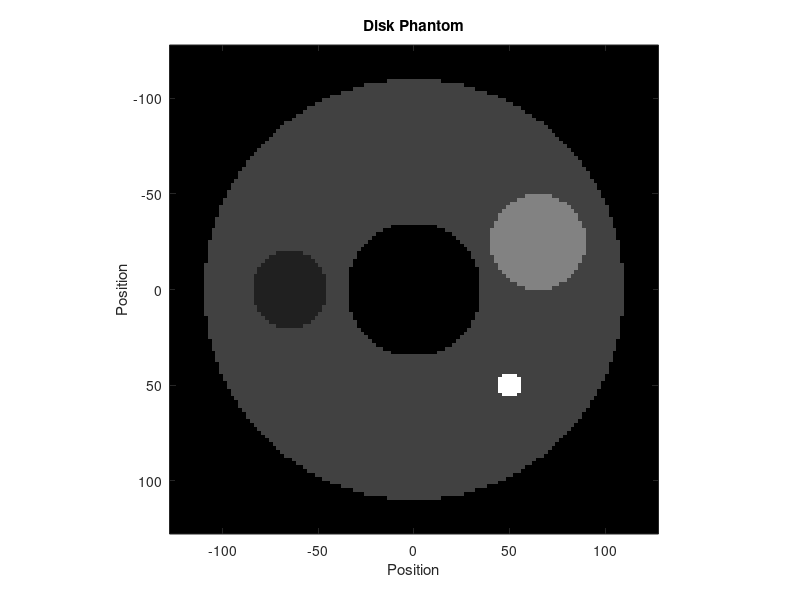
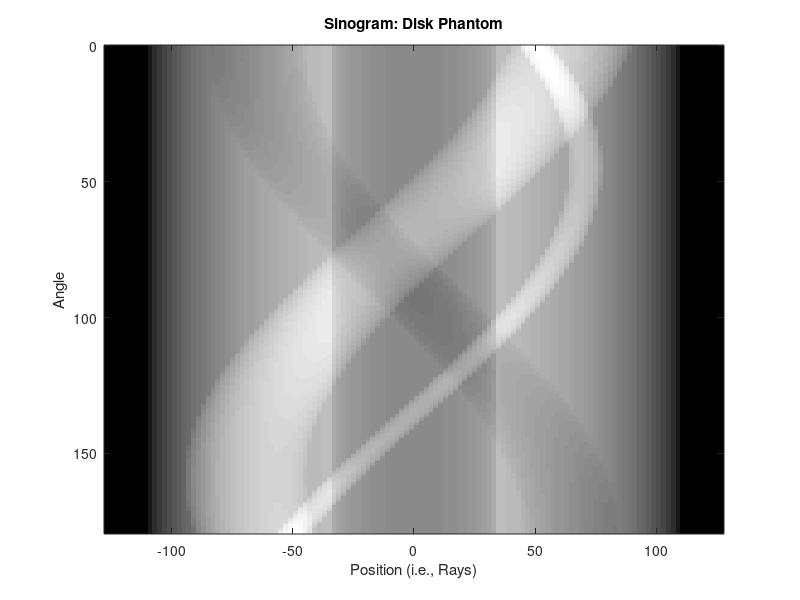
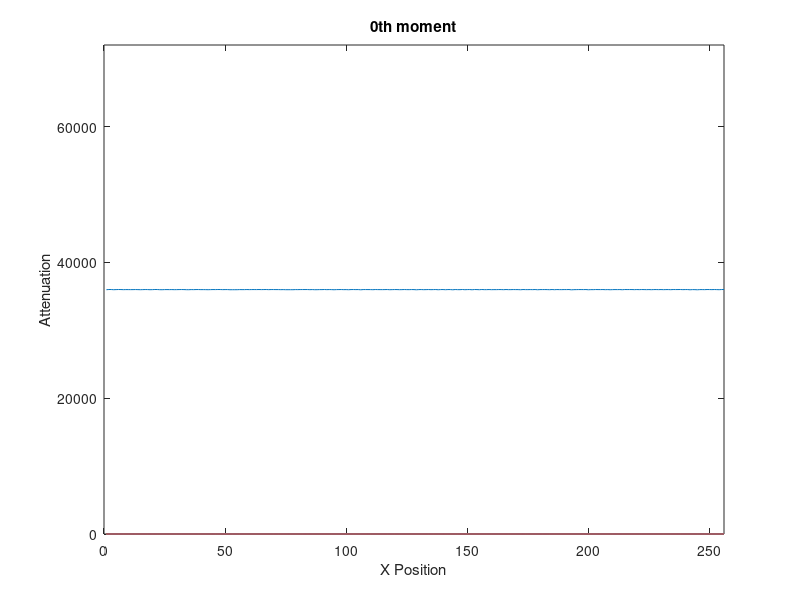
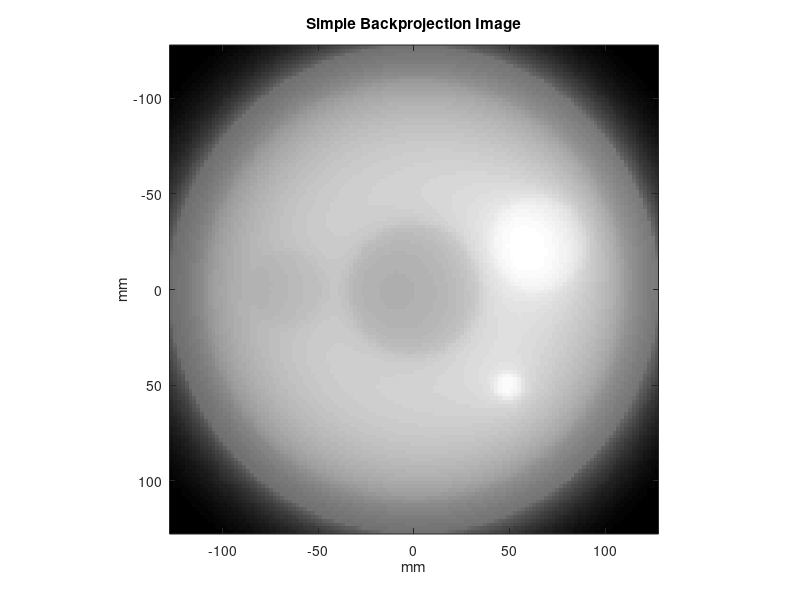

Reproduce these figures in MATLAB, in order.
%	Biomedical Imaging: CT project
%
%
%%%%%%%%%%%%%%%%%%%%%%%%%%%%%%%%%%%%%%%%%%%%%%%%%%%%%%%%%%%%%%%%%
%
%   CREATE DISK PHANTOM AND SINOGRAM
%
%%%%%%%%%%%%%%%%%%%%%%%%%%%%%%%%%%%%%%%%%%%%%%%%%%%%%%%%%%%%%%%%%
%
%   Parameters for the disk phantom are
%	        x-center, y-center, radius, attenuation coefficient
%   The data is stored in MATLAB variable "phantom"
%   The sinogram is stored in corresponding MATLAB variable named "sg1" 
%
clear all
circ = [  0   0 110  2; 
        -65   0  20  1; 
          0   0  35  0; 
         65 -25  25  4
         50  50  7   8];
%
%	Image parameters: number of pixels, size, etc.
%
nx = 128; ny = 128;
dx = 2;		                        % 2 mm / pixel
x = dx * ([1:nx]'-(nx+1)/2);
y = -dx * ([1:ny]'-(ny+1)/2);
xx = x(:,ones(1,nx));
yy = y(:,ones(1,ny))';
%
%	Generate data for disk phantom
%
  phantom = zeros(nx,ny);
  for ii=1:size(circ,1)
    cx = circ(ii,1); cy = circ(ii,2); rad = circ(ii,3); amp = circ(ii,4);
    t = find( ((xx-cx)/rad).^2 + ((yy-cy)/rad).^2 <= 1 );
    phantom(t) = amp * ones(size(t));
  end
%
% 	Image the phantom
%
 figure(1)
   imagesc(x, y, phantom')               % NOTE the transpose (') here and the x and y values
    colormap('gray')
    axis('square')
    title('Disk Phantom')
    xlabel('Position')
    ylabel('Position')
%
%	Geometry parameters
%
nr = 128;	dr = 2;		            % number of radial samples and ray spacing
na = nr*2;          	            % number of angular samples
r = dr * ([1:nr]'-(nr+1)/2);	    % radial sample positions
angle = [0:(na-1)]'/na * pi;	    % angular sample positions
%
%	Compute sinogram for the phantom
%
     rr = r(:,ones(1,na));
     sg1 = zeros(nr, na);
  for ii=1:size(circ,1)
    cx = circ(ii,1); cy = circ(ii,2); rad = circ(ii,3); amp = circ(ii,4);
    tau = cx * cos(angle) + cy * sin(angle);
    tau = tau(:,ones(1,nr))';
    t = find( (rr-tau).^2 <= rad.^2 );
    if ii > 1, amp = amp - circ(1,4); end	% small disks embedded
    sg1(t) = sg1(t)+amp*2*sqrt(rad^2-(rr(t)-tau(t)).^2);
  end

%Sinogram of the phantom

 figure(2)
   imagesc(r, angle/pi*180, sg1')   % NOTE the transpose (') here and
    colormap('gray')                 % the fact that angle is displayed in degrees
    title('Sinogram: Disk Phantom')
    xlabel('Position (i.e., Rays)')
    ylabel('Angle')
%
%
%	Let's make a common variable (sinogram) so that your code is not linked
%	to any specific sinogram - later you should be able to cut and paste
%	your code and reconstruct unknown object
%
sinogram = sg1;                         % disk phantom
%
%	Since different size sinograms are used
%
disp(sprintf('number of rays = %g', nr))
disp(sprintf('number of views = %g', na))
%
%
%%%%%%%%%%%%%%%%%%%%%%%%%%%%%%%%%%%%%%%%%%%%%%%%%%%%%%%%%%%%%%%%%
%			COMPUTE THE 0th MOMENT (a.k.a. AREA UNDER THE CURVE) 
%                AS A FUNCTION OF THE PROJECTION ANGLE
%%%%%%%%%%%%%%%%%%%%%%%%%%%%%%%%%%%%%%%%%%%%%%%%%%%%%%%%%%%%%%%%%
 disp('Computing 0th moment')
 
 projection=zeros(256);
 for ia=1:na
 projection1 =sinogram(:,ia);       %projection of all rows but single column -> gives dimension 128*1
 projection(ia) =sum(projection1'); %sum of all resulting attenuations stored as an array
 end
%
% Plot Oth moment of projections
%
figure(3)
   projection_max = max(projection(1:256));     %(1:256) had to be included for the max function to realise it as an array and not a vector
   plot(projection);
   axis([0,na,0,2*projection_max]);
   title('0th moment')
   xlabel('X Position')
   ylabel('Attenuation')
%%%%%%%%%%%%%%%%%%%%%%%%%%%%%%%%%%%%%%%%%%%%%%%%%%%%%%%%%%%%%%%%%
%
%   IMPLEMENT SIMPLE BACKPROJECTION, i.e. 
%                PRODUCE LAMINOGRAMS
%
%%%%%%%%%%%%%%%%%%%%%%%%%%%%%%%%%%%%%%%%%%%%%%%%%%%%%%%%%%%%%%%%%
%
 disp('Simple backprojection')
if 1~=exist('lamin')
 
  lamin = zeros(nx,ny);  
  for ia = 1:na
    disp(sprintf('angle %g of %g', ia, na));   
    projection_ia=sinogram(:,ia);   %each angle projection
    projection_smear=repmat (projection_ia,1,128);  %smear current angle in 128*128
   rot= imrotate(projection_smear', ia*180/256, 'bicubic','crop');  %256 projections correspond to 180 deg. Hence ia*180/256 for current projection angle
    lamin=lamin+rot;     %lamin needs to be 128*128 = so 1st arg in imrotate should be same dimension
  end
%
% Display Image
%
  figure(4)
  imagesc(x, y, lamin); colormap('gray'); axis('image')
  title('Simple Backprojection Image')
  xlabel('mm')  %x and y in imagesc gives us scalar limits in mm
  ylabel('mm')
end

%%%%%%%%%%%%%%%%%%%%%%%%%%%%%%%%%%%%%%%%%%%%%%%%%%%%%%%%%%%%%%%%%
%
%   FILTER PROJECTIONS 
%
%%%%%%%%%%%%%%%%%%%%%%%%%%%%%%%%%%%%%%%%%%%%%%%%%%%%%%%%%%%%%%%%%
%
  sinogramfiltered=fftshift(fft(sinogram));     %FFT, then FFTSHIFT to center low frequencies
  % filter the sinogram
  % making a Ram-Lak filter
a = length(sinogram);
freqs=linspace(-1, 1, a/2).';     %slope -1 till 128 and then +1 till 256
myFilter = abs(freqs);
myFilter = repmat(myFilter,1,256);  %to make sure sinogram and filter are of same dimensions

  sinogramfilt=abs(ifft(ifftshift(sinogramfiltered.*myFilter)));    % Multiply in F domain, then IFFSHIFT, then IFFT
%
% Plot Filtered Sinogram at Theta = 45 degrees
%
  figure(5)
     plot(r, sinogram(:,64)./max(sinogram(:,64)), '-',...           %45 degree = 64th projection (256*45/180)
       r, sinogramfilt(:,64)./max(sinogramfilt(:,64)),':');
  title('Filtered sinogram at 45 degrees');
  legend('original', 'filtered');
  xlabel('Position (i.e., Rays)');
  ylabel('Amplitude');

% Display 'Filtered Sinogram'

   figure(6)
   imagesc(r, angle/pi*180, sinogramfilt'); colormap('gray'); axis('image');
   title('Filtered sinogram')
   xlabel('Position (i.e., Rays)')
   ylabel('Angle (i.e., Views)')


%%%%%%%%%%%%%%%%%%%%%%%%%%%%%%%%%%%%%%%%%%%%%%%%%%%%%%%%%%%%%%%%%
%
%   BACKPROJECT THE FILTERED SINOGRAMS
%
%%%%%%%%%%%%%%%%%%%%%%%%%%%%%%%%%%%%%%%%%%%%%%%%%%%%%%%%%%%%%%%%%
 disp('part 2: Filtered backprojection')
if 1~=exist('bpf_recon')  % Just checking ... 
%  
  bpf_recon = zeros(nx,ny);
  
  for ia = 1:na
    disp(sprintf('angle %g of %g', ia, na));
    bpf_ia=sinogramfilt(:,ia);
    bpf_smear=repmat(bpf_ia,1,128);
    rot1= imrotate(bpf_smear', ia*180/256, 'bicubic','crop');   % rotating the projection
    bpf_recon=bpf_recon+rot1;
  end

%
% Display Reconstructed Image with Negative Values Set to Zero
%
  figure(7)
  imagesc(x, y, max(bpf_recon,0)); colormap('gray'); axis('image')  
  title('Filtered Backprojection Image')
  xlabel('Position')
  ylabel('Position')
 end
%
%%%%%%%%%%%%%%%%%%%%%%%%%%%%%%%%%%%%%%%%%%%%%%%%%%%%%%%%%%%%%%%%%
%
%   COMPARE TO MATLAB FUNCTIONS
%
%%%%%%%%%%%%%%%%%%%%%%%%%%%%%%%%%%%%%%%%%%%%%%%%%%%%%%%%%%%%%%%%%
%
%How to use radon and iradon using 2 different filters
%
theta=0:180;                    
[R,rad_angles]=radon(phantom,theta);    % as shown in radon help file

figure(8)
  imagesc(rad_angles,theta,R'); colormap('gray');  
  title('Sinogram Generated Using radon Function')
  xlabel('Position')
  ylabel('Angle')

  RamLak_filtered=iradon(R, theta, 'linear','Ram-Lak', 1.0, size(phantom,1));
  figure(9)
  imagesc(RamLak_filtered); colormap('gray');  
  title('Filtered Backprojection Using iradon Function and Ram-Lak Filter')
  xlabel('Position')
  ylabel('Position')

  Hamming_filtered=iradon(R, theta, 'linear','Hamming', 1.0, size(phantom,1));
  figure(10)
  imagesc(Hamming_filtered); colormap('gray');
  title('Filtered Backprojection Using iradon Function and Hamming Filter')
  xlabel('Position')
  ylabel('Position')

%%%%%%%%%%%%%%%%%%%%%%%%%%%%%%%%%%%%%%%%%%%%%%%%%%%%%%%%%%%%%%%%%
%
%   RECONSTRUCTION USING SUBSAMPLED SINOGRAM
%
%%%%%%%%%%%%%%%%%%%%%%%%%%%%%%%%%%%%%%%%%%%%%%%%%%%%%%%%%%%%%%%%%
%
%  Subsample the original sinogram by removing 7 out of 8 projections   
    sinogram8 = sinogram(:,1:8:end); 
%  Using the original Sinogram, reconstruct the image
   sinogram8_filtered=fftshift(fft(sinogram8));
   
   %Constructing Ram-Lak filter
   b = length(sinogram8);
freqs8=linspace(-1, 1, b).';        %Filter exists between 0:128 with two slopes touching in center
myFilter8 = abs(freqs8);
myFilter8 = repmat(myFilter8,1,32);  %Ram-Lak according to new dimensions   

   sinogramfilt8 =abs(ifft(ifftshift(sinogram8_filtered.*myFilter8)));
  bpf_recon8 = zeros(nx,ny);
  for ia = 1:na/8
    projection8=sinogramfilt8(:,ia);
    projection8_smear=repmat(projection8,1,128);
    rot2 = imrotate(projection8_smear', ia*180/32, 'bicubic', 'crop');      %angle in degrees calculated same way as before
    bpf_recon8 = bpf_recon8+rot2;
  end
%
% Display Reconstructed Image with Negative Values Set to Zero
%
  figure(11)
  imagesc(x, y, max(bpf_recon8,0)); colormap('gray'); axis('image')
  title('Subsampled Filtered Backprojection Image')
  xlabel('X Position')
  ylabel('Y Position')

% %%%%%%%%%%%%%%%%%%%%%%%%%%%%%%%%%%%%%%%%%%%%%%%%%%%%%%%%%%%%%%%%%
%
%   TEST WITH A MYSTERY OBJECT
%
%%%%%%%%%%%%%%%%%%%%%%%%%%%%%%%%%%%%%%%%%%%%%%%%%%%%%%%%%%%%%%%%%
%
%  MYSTERY SINOGRAM
clear all
%
load sinogram2_mystery; sinogram = sg2; 
%
%	We must redefine some of the parameters again
%
 dr=1;
 [nr, na] = size(sinogram);
 nx=nr; ny=nr; dx=dr;
 angle = [0:(na-1)]'/na * pi;
 r = dr * ([1:nr]'-(nr+1)/2);
    disp(sprintf('number of rays = %g', nr))
    disp(sprintf('number of views = %g', na))
%
x = dx * ([1:nx]'-(nx+1)/2);
y = -dx * ([1:ny]'-(ny+1)/2);
xx = x(:,ones(1,ny));
yy = y(:,ones(1,ny))';
%
% Display Sinogram
%
 figure(12)
  imagesc(r, angle/pi*180, sinogram'); colormap('gray'); axis('image')
  title('Sinogram of Mystery Object')
  xlabel('Angle')
  ylabel('Ray Positions')
  
%%%%%%%%%%%%%%%%%%%%%%%%%%%%%%%%%%%%%%%%%%%%%%%%%%%%%%%%%%%%%%%%%
%
%   IMPLEMENT SIMPLE BACKPROJECTION, i.e. 
%                PRODUCE LAMINOGRAMS
%
%%%%%%%%%%%%%%%%%%%%%%%%%%%%%%%%%%%%%%%%%%%%%%%%%%%%%%%%%%%%%%%%%
%
   
  lamin = zeros(nx,ny);  
  for ia = 1:na
    projection_ia=sinogram(:,ia);
    projection_smear=repmat (projection_ia,1,301);
   rot= imrotate(projection_smear, ia*180/180, 'bicubic','crop');  %No. of Angular positions are 180 here
    lamin=lamin+rot;
  end

%
% Display Image
%
  figure(13)
  imagesc(x, y, lamin'); colormap('gray'); axis('image')
  title('Simple Backprojection Image of Mystery Object')
  xlabel('mm')
  ylabel('mm')

%%%%%%%%%%%%%%%%%%%%%%%%%%%%%%%%%%%%%%%%%%%%%%%%%%%%%%%%%%%%%%%%%
%
%   FILTERING USING IRADON 
%
%%%%%%%%%%%%%%%%%%%%%%%%%%%%%%%%%%%%%%%%%%%%%%%%%%%%%%%%%%%%%%%%%
%
% Demonstrate how to use iradon using a filter you choose

  theta=0:179;      %0:179 has total 180 values, so we cannot use 0:180
  RamLak_filtered=iradon(sinogram, theta, 'linear','Ram-Lak', 1.0, size(sinogram,1));
%  
% Display Image
%
  figure(14)
  imagesc(RamLak_filtered); colormap('gray');  
  title('Mystery Object, using IRADON Filtered Backprojection')
  xlabel('Position')
  ylabel('Position')
